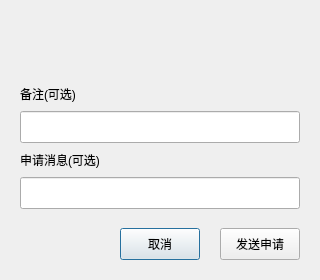
<?xml version="1.0" encoding="UTF-8"?>
<ui version="4.0">
 <class>FriendApplyDialog</class>
 <widget class="QDialog" name="FriendApplyDialog">
  <property name="geometry">
   <rect>
    <x>0</x>
    <y>0</y>
    <width>320</width>
    <height>280</height>
   </rect>
  </property>
  <property name="minimumSize">
   <size>
    <width>320</width>
    <height>280</height>
   </size>
  </property>
  <property name="maximumSize">
   <size>
    <width>320</width>
    <height>280</height>
   </size>
  </property>
  <property name="windowTitle">
   <string>Dialog</string>
  </property>
  <layout class="QVBoxLayout" name="verticalLayout">
   <property name="spacing">
    <number>15</number>
   </property>
   <property name="leftMargin">
    <number>20</number>
   </property>
   <property name="topMargin">
    <number>20</number>
   </property>
   <property name="rightMargin">
    <number>20</number>
   </property>
   <property name="bottomMargin">
    <number>20</number>
   </property>
   <item>
    <widget class="QWidget" name="user_widget" native="true">
     <layout class="QHBoxLayout" name="horizontalLayout">
      <property name="spacing">
       <number>15</number>
      </property>
      <property name="leftMargin">
       <number>0</number>
      </property>
      <property name="topMargin">
       <number>0</number>
      </property>
      <property name="rightMargin">
       <number>0</number>
      </property>
      <property name="bottomMargin">
       <number>0</number>
      </property>
      <item>
       <widget class="QLabel" name="head_label">
        <property name="minimumSize">
         <size>
          <width>50</width>
          <height>50</height>
         </size>
        </property>
        <property name="maximumSize">
         <size>
          <width>50</width>
          <height>50</height>
         </size>
        </property>
        <property name="text">
         <string/>
        </property>
       </widget>
      </item>
      <item>
       <widget class="QLabel" name="name_label">
        <property name="sizePolicy">
         <sizepolicy hsizetype="Expanding" vsizetype="Preferred">
          <horstretch>0</horstretch>
          <verstretch>0</verstretch>
         </sizepolicy>
        </property>
        <property name="text">
         <string/>
        </property>
       </widget>
      </item>
     </layout>
    </widget>
   </item>
   <item>
    <widget class="QWidget" name="msg_widget" native="true">
     <layout class="QVBoxLayout" name="verticalLayout_2">
      <property name="spacing">
       <number>8</number>
      </property>
      <property name="leftMargin">
       <number>0</number>
      </property>
      <property name="topMargin">
       <number>0</number>
      </property>
      <property name="rightMargin">
       <number>0</number>
      </property>
      <property name="bottomMargin">
       <number>0</number>
      </property>
      <item>
       <widget class="QLabel" name="remark_label">
        <property name="text">
         <string>备注(可选)</string>
        </property>
       </widget>
      </item>
      <item>
       <widget class="QLineEdit" name="remark_edit">
        <property name="minimumSize">
         <size>
          <width>0</width>
          <height>32</height>
         </size>
        </property>
        <property name="maximumSize">
         <size>
          <width>16777215</width>
          <height>32</height>
         </size>
        </property>
       </widget>
      </item>
      <item>
       <widget class="QLabel" name="apply_label">
        <property name="text">
         <string>申请消息(可选)</string>
        </property>
       </widget>
      </item>
      <item>
       <widget class="QLineEdit" name="apply_edit">
        <property name="minimumSize">
         <size>
          <width>0</width>
          <height>32</height>
         </size>
        </property>
        <property name="maximumSize">
         <size>
          <width>16777215</width>
          <height>32</height>
         </size>
        </property>
       </widget>
      </item>
     </layout>
    </widget>
   </item>
   <item>
    <spacer name="verticalSpacer">
     <property name="orientation">
      <enum>Qt::Orientation::Vertical</enum>
     </property>
     <property name="sizeHint" stdset="0">
      <size>
       <width>20</width>
       <height>10</height>
      </size>
     </property>
    </spacer>
   </item>
   <item>
    <widget class="QWidget" name="button_widget" native="true">
     <layout class="QHBoxLayout" name="horizontalLayout_2">
      <property name="spacing">
       <number>20</number>
      </property>
      <property name="leftMargin">
       <number>0</number>
      </property>
      <property name="topMargin">
       <number>0</number>
      </property>
      <property name="rightMargin">
       <number>0</number>
      </property>
      <property name="bottomMargin">
       <number>0</number>
      </property>
      <item>
       <spacer name="horizontalSpacer">
        <property name="orientation">
         <enum>Qt::Orientation::Horizontal</enum>
        </property>
        <property name="sizeHint" stdset="0">
         <size>
          <width>40</width>
          <height>20</height>
         </size>
        </property>
       </spacer>
      </item>
      <item>
       <widget class="QPushButton" name="cancel_button">
        <property name="minimumSize">
         <size>
          <width>80</width>
          <height>32</height>
         </size>
        </property>
        <property name="maximumSize">
         <size>
          <width>80</width>
          <height>32</height>
         </size>
        </property>
        <property name="text">
         <string>取消</string>
        </property>
       </widget>
      </item>
      <item>
       <widget class="QPushButton" name="send_button">
        <property name="minimumSize">
         <size>
          <width>80</width>
          <height>32</height>
         </size>
        </property>
        <property name="maximumSize">
         <size>
          <width>80</width>
          <height>32</height>
         </size>
        </property>
        <property name="text">
         <string>发送申请</string>
        </property>
       </widget>
      </item>
     </layout>
    </widget>
   </item>
  </layout>
 </widget>
 <resources/>
 <connections/>
</ui>
